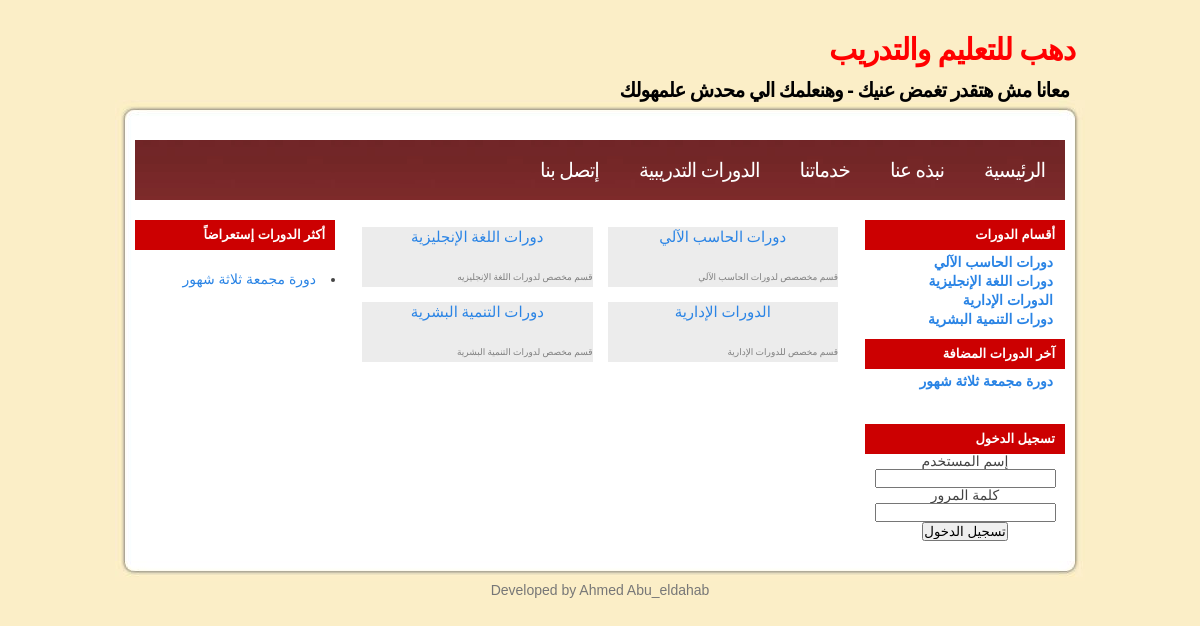
The page /courses_cats.php on the database its author committed.
### tables this page shows
CREATE TABLE IF NOT EXISTS `courses_cat` (
  `c_cat_id` int(10) NOT NULL AUTO_INCREMENT,
  `c_cat_name` varchar(255) NOT NULL DEFAULT '',
  `c_cat_active` enum('0','1') NOT NULL DEFAULT '1',
  `c_cat_des` text,
  PRIMARY KEY (`c_cat_id`)
);

CREATE TABLE IF NOT EXISTS `courses` (
  `c_id` int(10) NOT NULL AUTO_INCREMENT,
  `c_code` varchar(50) DEFAULT NULL,
  `c_cat_id` int(10) NOT NULL DEFAULT '0',
  `c_name` varchar(255) NOT NULL DEFAULT '',
  `c_about` text,
  `c_require` text,
  `c_time` varchar(255) DEFAULT NULL,
  `c_have` text,
  `c_targets` text,
  `c_place` varchar(255) DEFAULT NULL,
  `c_content` text,
  `course` text,
  `c_rems` text,
  `c_active` enum('1','0') DEFAULT '1',
  `c_view_num` int(11) NOT NULL,
  PRIMARY KEY (`c_id`)
);

### courses_cats.php (the view, shortened to what this page needs)
<?php
include_once("header.php");?>
<TABLE  WIDTH="100%" >
	<TR>
		<TD  COLSPAN=6 id="allpages">
<?
$sql = "SELECT  * FROM  courses_cat ";
			$result = $db->query($sql);
			if ($result->num_rows > 0) {
 $cat_no=1;
			?>
			<table align="center" bordercolor=#000000  cellspacing="15" cellpadding="2" id="catstbl" width="100%">
			<tr>
			<?
			while ($row = $result->fetch_object()) {
			?>
			<td valign="top" id="cellcatstbl" width="50%" height="30" id="cellcatstbl">
					<a href="view_courses.php?cat_id=<?php echo $row->c_cat_id;?>">
									<div id="cat_name">
									<?php echo $row->c_cat_name;?>
				</div>
									</a>
									<br>
<div id="des_cat">
					<?php echo $row->c_cat_des;?>
</div>
									</td>
							<?php
								if($cat_no==2)
								{
								echo "</tr><tr>";$cat_no=0 ;
								}
							    $cat_no= $cat_no+1;
						  ?>
			<?php
			}
			echo "</tr> </table>"."<br>"."<br>" ;
}
?>
</td></tr></table>
<br />
<br />
<br />
<?php include_once("footer.php");?>

### header.php (shortened to what this page needs)
<?php
include_once ("includes/config.php");
?>
<!DOCTYPE html PUBLIC "-//W3C//DTD XHTML 1.0 Strict//EN" "http://www.w3.org/TR/xhtml1/DTD/xhtml1-strict.dtd">
<html xmlns="http://www.w3.org/1999/xhtml" dir="rtl">
<head>
<link rel="stylesheet" type="text/css" href="style.css" media="screen" />
<link rel="stylesheet" href="css/lightbox.css" type="text/css" media="screen" />
</head>
<body>
<div id="wrap">
<div id="header">
<h1><a href="#">دهب للتعليم والتدريب</a></h1>
<h2>معانا مش هتقدر تغمض عنيك - وهنعلمك الي محدش علمهولك</h2>
</div>
<div id="top"> </div>
<div id="contentt">
<div id="headermenu">
<div class="headerm">
<ul>
<li><a href="index.php">الرئيسية</a></li>
<li><a href="#">نبذه عنا</a></li>
<li><a href="#">خدماتنا</a></li>
<li><a href="courses_cats.php">الدورات التدريبية</a></li>
<li><a href="#">إتصل بنا</a></li>
</ul>
</div>
</div>
<div class="left">
<h2>أقسام الدورات</h2>
<ul>
<?php
$q= "select * from courses_cat where c_cat_active='1'";
	$result=$db->query($q) or die($db->error);
	if($result)
				{
					while($r=$result->fetch_object())
						{
						echo "<li><a href='view_courses.php?cat_id={$r->c_cat_id}' class='selected' title='{$r->c_cat_des}'>{$r->c_cat_name}</a></li>";
						}
				}
	?>
</ul>
<h2>آخر الدورات المضافة </h2>
<ul>
<?php
$q= "select * from courses where c_active='1' order by c_id desc LIMIT 3";
	$result=$db->query($q) or die($db->error);
	if($result)
				{
					while($r=$result->fetch_object())
						{
						echo "<li><a href='course_detials.php?course_id={$r->c_id}' class='selected'>{$r->c_name}</a></li>";
						}
				}
	?>
</ul>
<br />
<?php
if (isset($_SESSION['log']))
{
echo "<h2>لوحة التحكم</h2>";
echo "مرحباً بك يا"."<br />";
echo $_SESSION['name'];
echo "<br />";
echo "<form method='POST' action='logout.php'>";
echo "<input type='submit' name='submit' value='تسجيل الخروج'>";
echo "</form>";
		}else{
?>
<h2>تسجيل الدخول</h2>
<div align="center" dir="rtl">
<form action="login.php" method="POST">
<label for="username"> إسم المستخدم </label>
<input type="text" name="username" id="username" >
<br />
<label for="password"> كلمة المرور </label>
<input type="password" name="password" id="password" >
<br />
<input type="submit" name="submit" value="تسجيل الدخول">
</form>
</div>
		<?php
		}
		?>
</div>
<div class="middle">

### footer.php (shortened to what this page needs)
</div>
<div class="right">
<h2>أكثر الدورات إستعراضاً</h2>
 <?php
$q= "select * from courses where c_active='1' order by c_view_num desc limit 1";
	$result=$db->query($q) or die($db->error);
	if($result)
				{
					while($r=$result->fetch_object())
						{
						echo "<li><a href='view_courses.php?c_id={$r->c_id}' class='selected'>{$r->c_name}</a></li>";
						}
				}
	?>
</div>
</div>
<div id="bottom"> </div>
<div id="footer">
Developed by <a href="http://www.ahmeddahab.com/">Ahmed Abu_eldahab</a></div>
</div>
</body>
</html>

### style.css (style rules this page uses)
* { padding: 0; margin: 0; }
body { margin:0; padding: 0; background: #fbeec7; color: #444; font: 14px Tahoma,Arial, Tahoma, sans-serif; line-height: 19px; text-justify:auto; }
a { color: #2A84E5; text-decoration: none; }
#top { background: #fbeec7 url(images/top.jpg) no-repeat; padding: 10px 0; }
#contentt { background: #fbeec7 url(images/content.jpg) repeat-y; padding: 20px; }
#bottom { background: #fbeec7 url(images/bottom.jpg) no-repeat; padding: 10px 0; }
#wrap { width: 970px; margin: 0 auto; }
#header { height: 100px; line-height: 40px; }
#header h1 { font-size: 30px; letter-spacing: -1px; padding: 30px 10px 0 0; color: #000; }
#header h1 a { color: #ff0000; text-decoration: none; }
#header h2 { letter-spacing: -1px; padding: 0 16px 0 0; font-size: 20px; color: #000; }
#headermenu { height: 60px; background: #782828 url(images/menubg.jpg) repeat-x; line-height: 60px; }
.headerm { padding: 0; text-transform: uppercase; font-weight: 100; }
.headerm li { float:right; list-style-type:none; }
.headerm li a { display:block; padding:0 20px; text-decoration:none; color: #fff; letter-spacing:1px; letter-spacing: -1px; font-size: 20px; }
.left { margin-top: 10px; float: right; width: 200px; line-height: 15px; }
.left h2 { margin-top: 10px; font: bold 13px Tahoma, 'Trebuchet MS', Sans-serif; line-height: 30px; background: #CC0001 url(images/contenth2.jpg) repeat-x; height: 30px; color: #fff; padding-right: 10px; }
.left ul { color: #aaa; text-align: right; margin: 3px 0 8px 0; padding-right: 10px; text-decoration: none; list-style-type:none; }
.left ul li { padding: 2px 0px 2px 0; margin: 0 2px; }
.left ul a { font-weight: 600; color: #2A84E5; }
.middle { margin-top: 10px; float: right; width: 510px; margin-right: 10px; line-height: 20px; }
.right { margin-top: 10px; float: left; width: 200px; }
.right h2 { margin: 10px 0 20px 0; font: bold 13px Tahoma, 'Trebuchet MS', Sans-serif; line-height: 30px; background: #CC0001 url(images/contenth2.jpg) repeat-x; height: 30px; color: #fff; padding-right: 10px; }
#footer { color: #777; text-align: center; padding-bottom: 10px; }
#footer a { color: #777; text-decoration: none; }
#catstbl { background-color: #FfffFF; text-align: center; font: bold; font-family: Tahoma; font-size: 14px; border:0; }
#cellcatstbl { font: bold; font-family: Tahoma; font-size: 14px; background-color: #ECECEC; text-align: right; }
#des_cat { font-family: Tahoma; font-size: 9px; color: Gray; text-align: right; }
#cat_name { font: bold; font-family: Tahoma; font-size: 15px; background-color: #ECECEC; text-align: center; }

### rows shown on the page
courses_cat: c_cat_name "دورات الحاسب الآلي", c_cat_des "قسم مخصصص لدورات الحاسب الآلي"
courses_cat: c_cat_name "دورات اللغة الإنجليزية", c_cat_des "قسم مخصص لدورات اللغة الإنجليزيه"
courses_cat: c_cat_name "الدورات الإدارية", c_cat_des "قسم مخصص للدورات الإدارية"
courses_cat: c_cat_name "دورات التنمية البشرية", c_cat_des "قسم مخصص لدورات التنمية البشرية"
courses: c_name "دورة مجمعة ثلاثة شهور"
